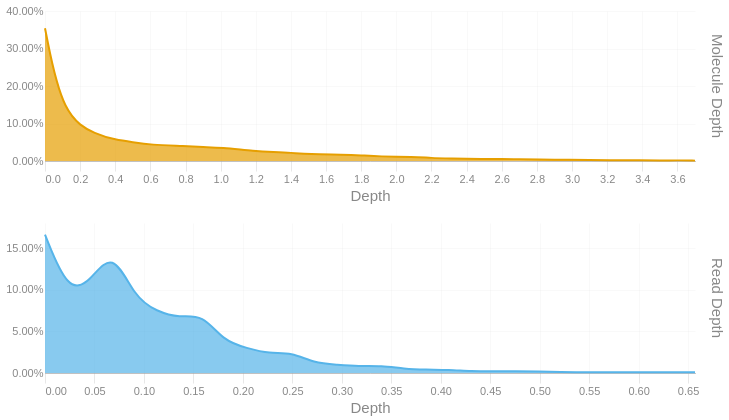

This figure's notebook cell:
### Code cell
readdep = depth_hist(tb['Read Depth'], q99, 3)
readdep = readdep.with_columns(pl.lit('Read Depth').alias('Metric'))
if not SKIPLR:
    moldep = depth_hist(tb['Molecule Depth'], mol_q99, 1)
    moldep = moldep.with_columns(pl.lit('Molecule Depth').alias('Metric'))
    _hist = pl.concat([readdep, moldep])
    _hist = _hist.filter(pl.col('Proportion') != 0)
    with SafeRender(_hist):
        (
            alt.Chart(_hist)        
            .mark_area(interpolate = "basis")
            .encode(
                x=alt.X('Bin:Q').scale(domainMin=0).axis(alt.Axis(title='Depth')),
                y = alt.Y('Proportion:Q', title = None).axis(format = '.2%'),
                color = alt.Color('Metric:N').legend(None),
                row = alt.Row("Metric:N").header(title = None, labelOrient = 'right'),
                tooltip = [
                    alt.Tooltip("Metric:N", title = "Metric"),
                    alt.Tooltip('Interval:N', title = "Depth Interval"),
                    alt.Tooltip('Proportion:Q', title = "% Alignments").format('.2%')
                ]
            )
            .resolve_scale(x='independent', y='independent')
            .properties(
                height = 150, width = 650,
                usermeta={'embedOptions': {'downloadFileName': f'{samplename}.depth.hist'}}
            )
        ).display()
else:
    readdep = readdep.filter(pl.col('Proportion') != 0)
    with SafeRender(readdep):
        (
            alt.Chart(readdep)        
            .mark_area(interpolate = "basis")
            .encode(
                x=alt.X('Bin:Q').scale(domainMin=0).axis(alt.Axis(title='Depth')),
                y = alt.Y('Proportion:Q', title = None).axis(format = '.2%'),
                tooltip = [
                    alt.Tooltip('Interval:N', title = "Depth Interval"),
                    alt.Tooltip('Proportion:Q', title = "% Alignments").format('.2%')
                ]
            )
            .properties(
                usermeta={'embedOptions': {'downloadFileName': f'{samplename}.depth.hist'}}
            )
        ).display()

### Figure 1 — Vega-Lite specification as saved in the notebook (floating-point values rounded to 4 significant figures)
{"width": 650, "height": 150, "config": {"title": {"anchor": "start", "dy": -15, "fontSize": 18, "color": "#888888", "subtitleColor": "#888888", "subtitleFontSize": 14}, "arc": {"fill": "#0072B2"}, "axis": {"domainColor": "#888888", "domainWidth": 0.5, "gridWidth": 0.2, "grid": false, "titleFontWeight": 400, "titleFontSize": 15, "labelFontSize": 11, "labelColor": "#888888", "tickColor": "#888888", "tickWidth": 0.2, "titleColor": "#888888"}, "axisBand": {"grid": false}, "axisX": {"grid": true, "tickSize": 10, "domainCap": "round"}, "axisY": {"domain": false, "grid": true, "tickSize": 0, "domainCap": "round"}, "background": "transparent", "header": {"labelFontSize": 15, "labelColor": "#888888", "titleFontSize": 15, "titleFontWeight": 600, "titleColor": "#888888"}, "legend": {"labelFont": "sans-serif", "labelFontSize": 12, "labelColor": "#888888", "symbolSize": 100, "symbolType": "circle", "titleFontSize": 12, "titlePadding": 10, "titleColor": "#888888", "title": null}, "range": {"category": ["#E69F00", "#56B4E9", "#009E73", "#F0E442", "#0072B2", "#D55E00", "#CC79A7", "#000000"], "diverging": ["#cfe8f3", "#a2d4ec", "#73bfe2", "#46abdb", "#1696d2", "#12719e"]}, "area": {"fill": "#0072B2", "fillOpacity": 0.7, "line": true, "strokeOpacity": 0.7}, "line": {"color": "#0072B2", "stroke": "#0072B2", "strokeWidth": 2}, "trail": {"color": "#0072B2", "stroke": "#0072B2", "strokeWidth": 0, "size": 1}, "point": {"filled": true, "fillOpacity": 1.0, "size": 95}, "text": {"color": "#888888", "fontSize": 11, "align": "right", "fontWeight": 400, "size": 11}, "bar": {"fill": "#0072B2", "stroke": null}, "view": {"stroke": null, "continuousWidth": 660, "continuousHeight": 400}}, "data": {"name": "data-2f734a838842d533716412760c076c39"}, "mark": {"type": "area", "interpolate": "basis"}, "encoding": {"color": {"field": "Metric", "legend": null, "type": "nominal"}, "row": {"field": "Metric", "header": {"title": null, "labelOrient": "right"}, "type": "nominal"}, "tooltip": [{"field": "Metric", "title": "Metric", "type": "nominal"}, {"field": "Interval", "title": "Depth Interval", "type": "nominal"}, {"field": "Proportion", "format": ".2%", "title": "% Alignments", "type": "quantitative"}], "x": {"axis": {"title": "Depth"}, "field": "Bin", "scale": {"domainMin": 0}, "type": "quantitative"}, "y": {"axis": {"format": ".2%"}, "field": "Proportion", "title": null, "type": "quantitative"}}, "resolve": {"scale": {"x": "independent", "y": "independent"}}, "usermeta": {"embedOptions": {"downloadFileName": "TF26LRJL0060_50B_L_10484332_23Y22YLT4_L7.depth.hist"}}, "$schema": "https://vega.github.io/schema/vega-lite/v6.4.1.json", "datasets": {"data-2f734a838842d533716412760c076c39": [{"Bin": 0.0, "Interval": "0.0-0.023", "Proportion": 0.166, "Metric": "Read Depth"}, {"Bin": 0.023, "Interval": "0.023-0.045", "Proportion": 0.098, "Metric": "Read Depth"}, {"Bin": 0.045, "Interval": "0.045-0.068", "Proportion": 0.108, "Metric": "Read Depth"}, {"Bin": 0.068, "Interval": "0.068-0.091", "Proportion": 0.149, "Metric": "Read Depth"}, {"Bin": 0.091, "Interval": "0.091-0.113", "Proportion": 0.09, "Metric": "Read Depth"}, {"Bin": 0.113, "Interval": "0.113-0.136", "Proportion": 0.074, "Metric": "Read Depth"}, {"Bin": 0.136, "Interval": "0.136-0.159", "Proportion": 0.066, "Metric": "Read Depth"}, {"Bin": 0.159, "Interval": "0.159-0.181", "Proportion": 0.071, "Metric": "Read Depth"}, {"Bin": 0.181, "Interval": "0.181-0.204", "Proportion": 0.038, "Metric": "Read Depth"}, {"Bin": 0.204, "Interval": "0.204-0.227", "Proportion": 0.03, "Metric": "Read Depth"}, {"Bin": 0.227, "Interval": "0.227-0.249", "Proportion": 0.023, "Metric": "Read Depth"}, {"Bin": 0.249, "Interval": "0.249-0.272", "Proportion": 0.025, "Metric": "Read Depth"}, {"Bin": 0.272, "Interval": "0.272-0.295", "Proportion": 0.012, "Metric": "Read Depth"}, {"Bin": 0.295, "Interval": "0.295-0.317", "Proportion": 0.01, "Metric": "Read Depth"}, {"Bin": 0.317, "Interval": "0.317-0.34", "Proportion": 0.008, "Metric": "Read Depth"}, {"Bin": 0.34, "Interval": "0.34-0.363", "Proportion": 0.009, "Metric": "Read Depth"}, {"Bin": 0.363, "Interval": "0.363-0.385", "Proportion": 0.005, "Metric": "Read Depth"}, {"Bin": 0.385, "Interval": "0.385-0.408", "Proportion": 0.004, "Metric": "Read Depth"}, {"Bin": 0.408, "Interval": "0.408-0.431", "Proportion": 0.004, "Metric": "Read Depth"}, {"Bin": 0.431, "Interval": "0.431-0.453", "Proportion": 0.002, "Metric": "Read Depth"}, {"Bin": 0.453, "Interval": "0.453-0.476", "Proportion": 0.002, "Metric": "Read Depth"}, {"Bin": 0.476, "Interval": "0.476-0.499", "Proportion": 0.002, "Metric": "Read Depth"}, {"Bin": 0.499, "Interval": "0.499-0.521", "Proportion": 0.002, "Metric": "Read Depth"}, {"Bin": 0.521, "Interval": "0.521-0.544", "Proportion": 0.001, "Metric": "Read Depth"}, {"Bin": 0.544, "Interval": "0.544-0.567", "Proportion": 0.001, "Metric": "Read Depth"}, {"Bin": 0.567, "Interval": "0.567-0.589", "Proportion": 0.001, "Metric": "Read Depth"}, {"Bin": 0.589, "Interval": "0.589-0.612", "Proportion": 0.001, "Metric": "Read Depth"}, {"Bin": 0.657, "Interval": "0.657-0.68", "Proportion": 0.001, "Metric": "Read Depth"}, {"Bin": 0.0, "Interval": "0.0-0.1", "Proportion": 0.354, "Metric": "Molecule Depth"}, {"Bin": 0.1, "Interval": "0.1-0.3", "Proportion": 0.117, "Metric": "Molecule Depth"}, {"Bin": 0.3, "Interval": "0.3-0.4", "Proportion": 0.069, "Metric": "Molecule Depth"}, {"Bin": 0.4, "Interval": "0.4-0.5", "Proportion": 0.057, "Metric": "Molecule Depth"}, {"Bin": 0.5, "Interval": "0.5-0.6", "Proportion": 0.05, "Metric": "Molecule Depth"}, {"Bin": 0.6, "Interval": "0.6-0.8", "Proportion": 0.043, "Metric": "Molecule Depth"}, {"Bin": 0.8, "Interval": "0.8-0.9", "Proportion": 0.04, "Metric": "Molecule Depth"}, {"Bin": 0.9, "Interval": "0.9-1.0", "Proportion": 0.037, "Metric": "Molecule Depth"}, {"Bin": 1.0, "Interval": "1.0-1.2", "Proportion": 0.036, "Metric": "Molecule Depth"}, {"Bin": 1.2, "Interval": "1.2-1.3", "Proportion": 0.026, "Metric": "Molecule Depth"}, {"Bin": 1.3, "Interval": "1.3-1.4", "Proportion": 0.024, "Metric": "Molecule Depth"}, {"Bin": 1.4, "Interval": "1.4-1.5", "Proportion": 0.022, "Metric": "Molecule Depth"}, {"Bin": 1.5, "Interval": "1.5-1.7", "Proportion": 0.018, "Metric": "Molecule Depth"}, {"Bin": 1.7, "Interval": "1.7-1.8", "Proportion": 0.017, "Metric": "Molecule Depth"}, {"Bin": 1.8, "Interval": "1.8-1.9", "Proportion": 0.015, "Metric": "Molecule Depth"}, {"Bin": 1.9, "Interval": "1.9-2.1", "Proportion": 0.012, "Metric": "Molecule Depth"}, {"Bin": 2.1, "Interval": "2.1-2.2", "Proportion": 0.011, "Metric": "Molecule Depth"}, {"Bin": 2.2, "Interval": "2.2-2.3", "Proportion": 0.008, "Metric": "Molecule Depth"}, {"Bin": 2.3, "Interval": "2.3-2.5", "Proportion": 0.007, "Metric": "Molecule Depth"}, {"Bin": 2.5, "Interval": "2.5-2.6", "Proportion": 0.005, "Metric": "Molecule Depth"}, {"Bin": 2.6, "Interval": "2.6-2.7", "Proportion": 0.006, "Metric": "Molecule Depth"}, {"Bin": 2.7, "Interval": "2.7-2.8", "Proportion": 0.005, "Metric": "Molecule Depth"}, {"Bin": 2.8, "Interval": "2.8-3.0", "Proportion": 0.004, "Metric": "Molecule Depth"}, {"Bin": 3.0, "Interval": "3.0-3.1", "Proportion": 0.003, "Metric": "Molecule Depth"}, {"Bin": 3.1, "Interval": "3.1-3.2", "Proportion": 0.003, "Metric": "Molecule Depth"}, {"Bin": 3.2, "Interval": "3.2-3.4", "Proportion": 0.002, "Metric": "Molecule Depth"}, {"Bin": 3.4, "Interval": "3.4-3.5", "Proportion": 0.002, "Metric": "Molecule Depth"}, {"Bin": 3.5, "Interval": "3.5-3.6", "Proportion": 0.001, "Metric": "Molecule Depth"}, {"Bin": 3.6, "Interval": "3.6-3.7", "Proportion": 0.002, "Metric": "Molecule Depth"}, {"Bin": 3.7, "Interval": "3.7-3.87", "Proportion": 0.001, "Metric": "Molecule Depth"}]}}
